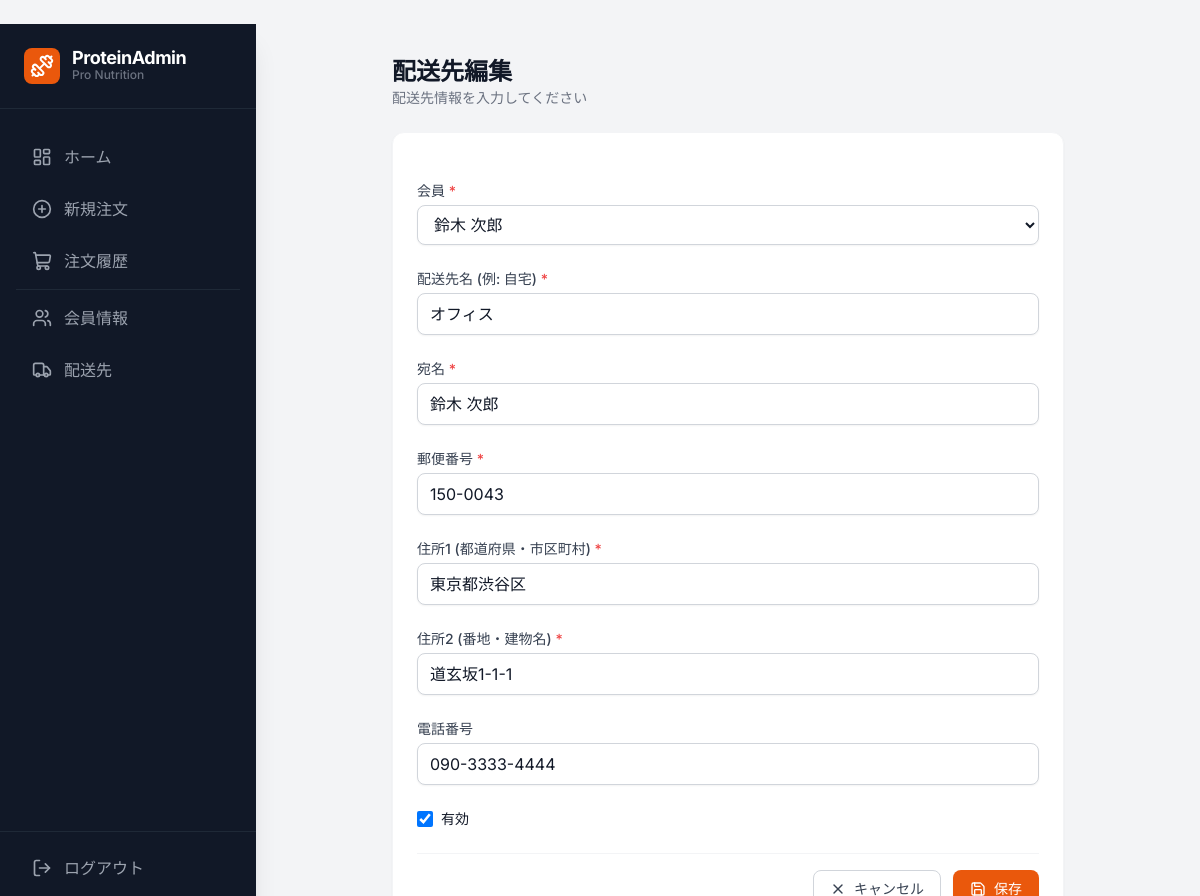
Page /shipping/3/edit/ (signed in) on the committed database.
### dashboard/models.py (models this page shows, shortened)
class Member(models.Model):
    name = models.CharField(max_length=100)
    email = models.EmailField(unique=True)
    phone = models.CharField(max_length=20, blank=True)
    is_active = models.BooleanField(default=True)
    created_at = models.DateTimeField(auto_now_add=True)
    updated_at = models.DateTimeField(auto_now=True)
    def __str__(self) -> str:
        return self.name

class ShippingAddress(models.Model):
    member = models.ForeignKey(Member, on_delete=models.PROTECT, related_name='shipping_addresses')
    label = models.CharField(max_length=100)
    postal_code = models.CharField(max_length=8)
    address1 = models.CharField(max_length=255)
    address2 = models.CharField(max_length=255)
    recipient_name = models.CharField(max_length=100)
    phone = models.CharField(max_length=20, blank=True)
    is_active = models.BooleanField(default=True)
    created_at = models.DateTimeField(auto_now_add=True)
    updated_at = models.DateTimeField(auto_now=True)

### dashboard/views.py (the view)
# urls.py: path('shipping/<int:pk>/edit/', views.ShippingAddressUpdateView.as_view(), name='shipping-edit'),
class ShippingAddressUpdateView(LoginRequiredMixin, UpdateView):
    model = ShippingAddress
    form_class = ShippingAddressForm
    template_name = 'dashboard/shipping_form.html'
    success_url = reverse_lazy('shipping-list')

### dashboard/forms.py (shortened to what this page needs)
class ShippingAddressForm(forms.ModelForm):
    class Meta:
        model = ShippingAddress
        fields = [
            'member',
            'label',
            'postal_code',
            'address1',
            'address2',
            'recipient_name',
            'phone',
            'is_active',
        ]

### dashboard/templates/dashboard/shipping_form.html (shortened to what this page needs)
﻿{% extends 'dashboard/base.html' %}
{% block content %}
<div class="max-w-2xl mx-auto">
  <div class="mb-6">
    <h2 class="text-2xl font-bold text-gray-900">
      {% if form.instance.pk %}配送先編集{% else %}新規配送先登録{% endif %}
    </h2>
    <p class="text-gray-500 text-sm">配送先情報を入力してください</p>
  </div>
  <form method="post" class="bg-white rounded-xl shadow-sm border border-gray-100 p-6 space-y-6" novalidate>
    <div>
      <label for="{{ form.member.id_for_label }}" class="block text-sm font-medium text-gray-700 mb-1">
        会員 <span class="text-red-500">*</span>
      </label>
      <select name="{{ form.member.name }}" id="{{ form.member.id_for_label }}" required
        class="w-full bg-white border border-gray-300 rounded-lg shadow-sm py-2 px-3 text-gray-900 placeholder-gray-400 focus:outline-none focus:ring-orange-500 focus:border-orange-500">
        {% for value, text in form.member.field.widget.choices %}
        <option value="{{ value }}" {% if form.member.value|stringformat:"s" == value|stringformat:"s" %}selected{% endif %}>{{ text }}</option>
        {% endfor %}
      </select>
    </div>
    <div>
      <label for="{{ form.label.id_for_label }}" class="block text-sm font-medium text-gray-700 mb-1">
        配送先名 (例: 自宅) <span class="text-red-500">*</span>
      </label>
      <input type="text" name="{{ form.label.name }}" id="{{ form.label.id_for_label }}"
        value="{{ form.label.value|default:'' }}" required
        class="w-full bg-white border border-gray-300 rounded-lg shadow-sm py-2 px-3 text-gray-900 placeholder-gray-400 focus:outline-none focus:ring-orange-500 focus:border-orange-500">
    </div>
    <div>
      <label for="{{ form.recipient_name.id_for_label }}" class="block text-sm font-medium text-gray-700 mb-1">
        宛名 <span class="text-red-500">*</span>
      </label>
      <input type="text" name="{{ form.recipient_name.name }}" id="{{ form.recipient_name.id_for_label }}"
        value="{{ form.recipient_name.value|default:'' }}" required
        class="w-full bg-white border border-gray-300 rounded-lg shadow-sm py-2 px-3 text-gray-900 placeholder-gray-400 focus:outline-none focus:ring-orange-500 focus:border-orange-500">
    </div>
    <div>
      <label for="{{ form.postal_code.id_for_label }}" class="block text-sm font-medium text-gray-700 mb-1">
        郵便番号 <span class="text-red-500">*</span>
      </label>
      <input type="text" name="{{ form.postal_code.name }}" id="{{ form.postal_code.id_for_label }}"
        value="{{ form.postal_code.value|default:'' }}" required
        class="w-full bg-white border border-gray-300 rounded-lg shadow-sm py-2 px-3 text-gray-900 placeholder-gray-400 focus:outline-none focus:ring-orange-500 focus:border-orange-500">
    </div>
    <div>
      <label for="{{ form.address1.id_for_label }}" class="block text-sm font-medium text-gray-700 mb-1">
        住所1 (都道府県・市区町村) <span class="text-red-500">*</span>
      </label>
      <input type="text" name="{{ form.address1.name }}" id="{{ form.address1.id_for_label }}"
        value="{{ form.address1.value|default:'' }}" required
        class="w-full bg-white border border-gray-300 rounded-lg shadow-sm py-2 px-3 text-gray-900 placeholder-gray-400 focus:outline-none focus:ring-orange-500 focus:border-orange-500">
    </div>
    <div>
      <label for="{{ form.address2.id_for_label }}" class="block text-sm font-medium text-gray-700 mb-1">
        住所2 (番地・建物名) <span class="text-red-500">*</span>
      </label>
      <input type="text" name="{{ form.address2.name }}" id="{{ form.address2.id_for_label }}"
        value="{{ form.address2.value|default:'' }}" required
        class="w-full bg-white border border-gray-300 rounded-lg shadow-sm py-2 px-3 text-gray-900 placeholder-gray-400 focus:outline-none focus:ring-orange-500 focus:border-orange-500">
    </div>
    <div>
      <label for="{{ form.phone.id_for_label }}" class="block text-sm font-medium text-gray-700 mb-1">
        電話番号
      </label>
      <input type="text" name="{{ form.phone.name }}" id="{{ form.phone.id_for_label }}"
        value="{{ form.phone.value|default:'' }}"
        class="w-full bg-white border border-gray-300 rounded-lg shadow-sm py-2 px-3 text-gray-900 placeholder-gray-400 focus:outline-none focus:ring-orange-500 focus:border-orange-500">
    </div>
    <div class="flex items-center">
      <input type="checkbox" name="{{ form.is_active.name }}" id="{{ form.is_active.id_for_label }}"
        class="h-4 w-4 text-orange-600 focus:ring-orange-500 border-gray-300 rounded" {% if form.is_active.value %}checked{% endif %}>
      <label for="{{ form.is_active.id_for_label }}" class="ml-2 block text-sm text-gray-900">
        有効
      </label>
    </div>
    <div class="flex justify-end space-x-3 pt-4 border-t border-gray-100">
      <a href="{% url 'shipping-list' %}"
        class="flex items-center px-4 py-2 border border-gray-300 rounded-lg text-sm font-medium text-gray-700 hover:bg-gray-50 focus:outline-none focus:ring-2 focus:ring-offset-2 focus:ring-orange-500 transition-colors">
        <i data-lucide="x" class="w-4 h-4 mr-2"></i>
        キャンセル
      </a>
      <button type="submit"
        class="flex items-center px-4 py-2 border border-transparent rounded-lg shadow-sm text-sm font-medium text-white bg-orange-600 hover:bg-orange-700 focus:outline-none focus:ring-2 focus:ring-offset-2 focus:ring-orange-500 transition-colors">
        <i data-lucide="save" class="w-4 h-4 mr-2"></i>
        保存
      </button>
    </div>
  </form>
</div>
{% endblock %}

### dashboard/templates/dashboard/base.html (style rules this page uses)
body { font-family: 'Inter', sans-serif; }

### rows in the picture
Member: member "鈴木 次郎"
ShippingAddress: label "オフィス", recipient_name "鈴木 次郎", postal_code "150-0043", address1 "東京都渋谷区", address2 "道玄坂1-1-1", phone "090-3333-4444"
